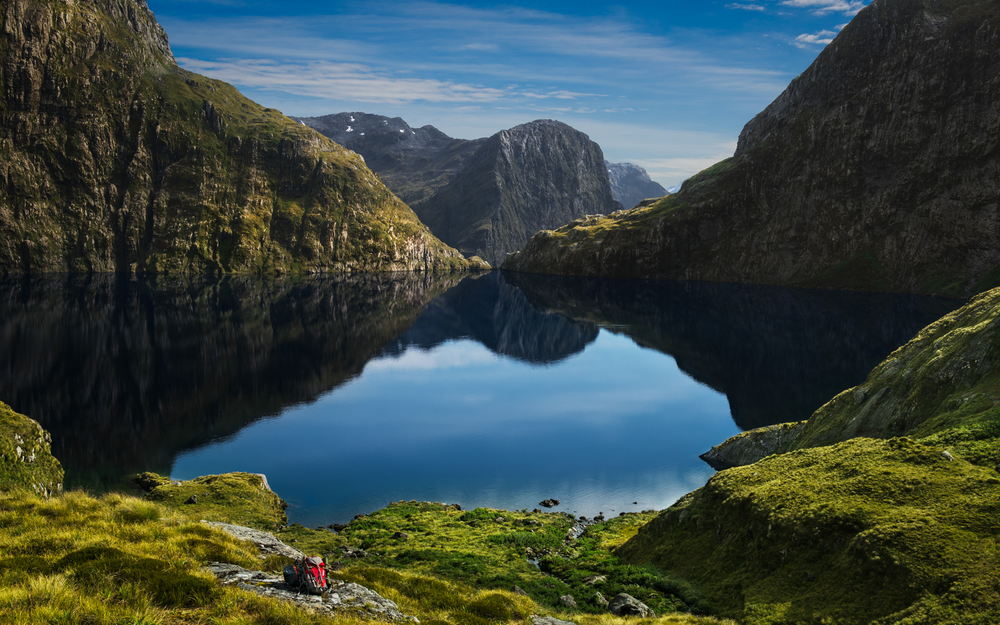
#> input picture lake.png, 1000 x 625 px, shrunk from 1920 x 1200 before the run
$ jupyter execute LinAlgebraSVD.ipynb
#> lines starting #> are read from the running program, lines starting #| are printed output that depends on the picture
[cell 1]
import numpy as np
import matplotlib.pyplot as plt
import matplotlib

from PIL import Image
image = Image.open('lake.png').convert('L')
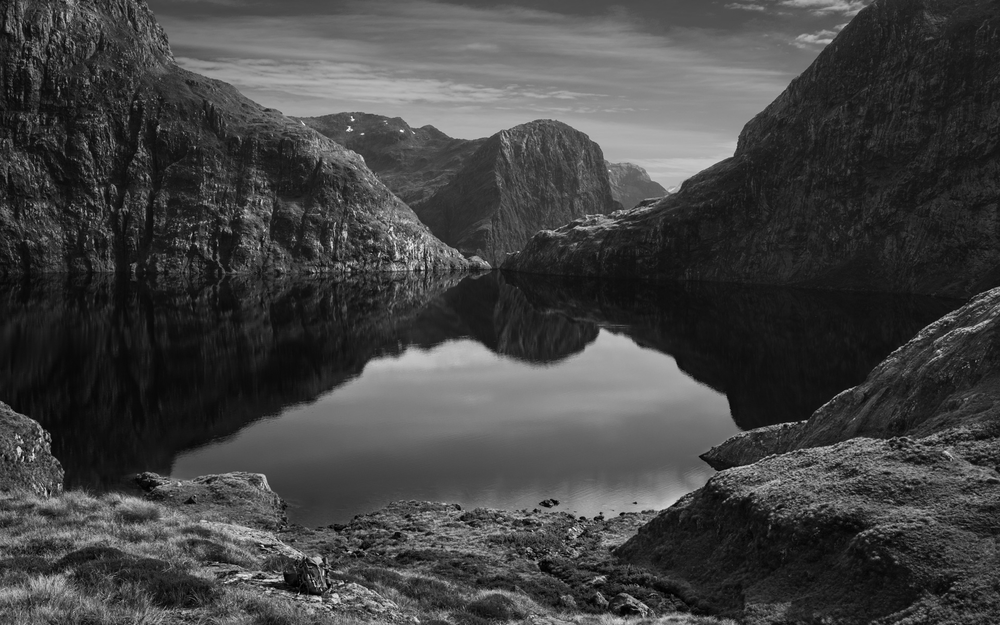
#> image: PIL image 1000x625 L; min 0, max 248, mean 67.1

# Compute the SVD of the image
U, s, V = np.linalg.svd(image)
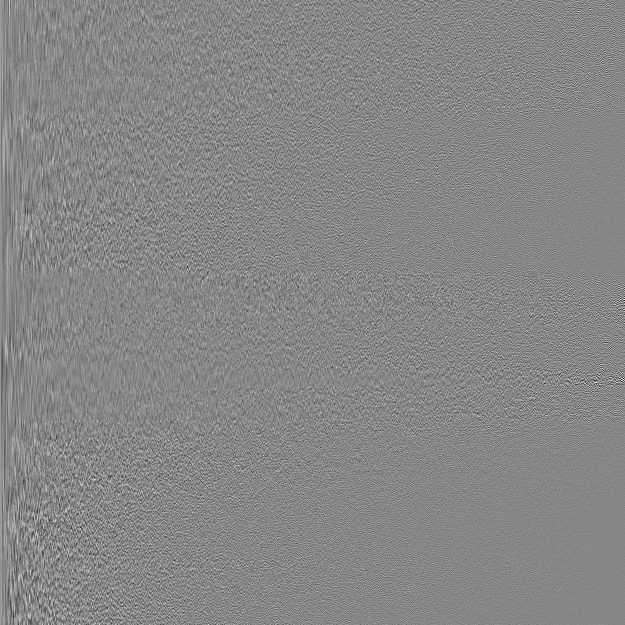
#> U: shape (625, 625) float64; min -0.312, max 0.278, mean 3.87e-05; drawn with min black and max white
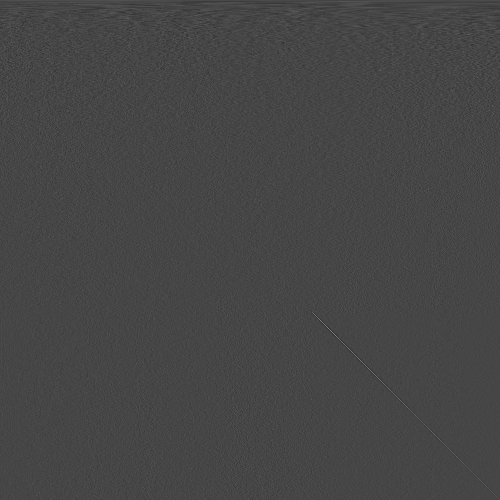
#> V: shape (1000, 1000) float64 (shown at 1/2 size); min -0.273, max 0.717, mean 4.29e-05; drawn with min black and max white
#> s = 625 values, max 58279.2 at index 0, min 20.81 at index 624, mean 590.9

# Reconstruct the image using the first k singular values
k = 100  # choose the number of singular values to use
reconstructed_image = U[:, :k] @ np.diag(s[:k]) @ V[:k, :]
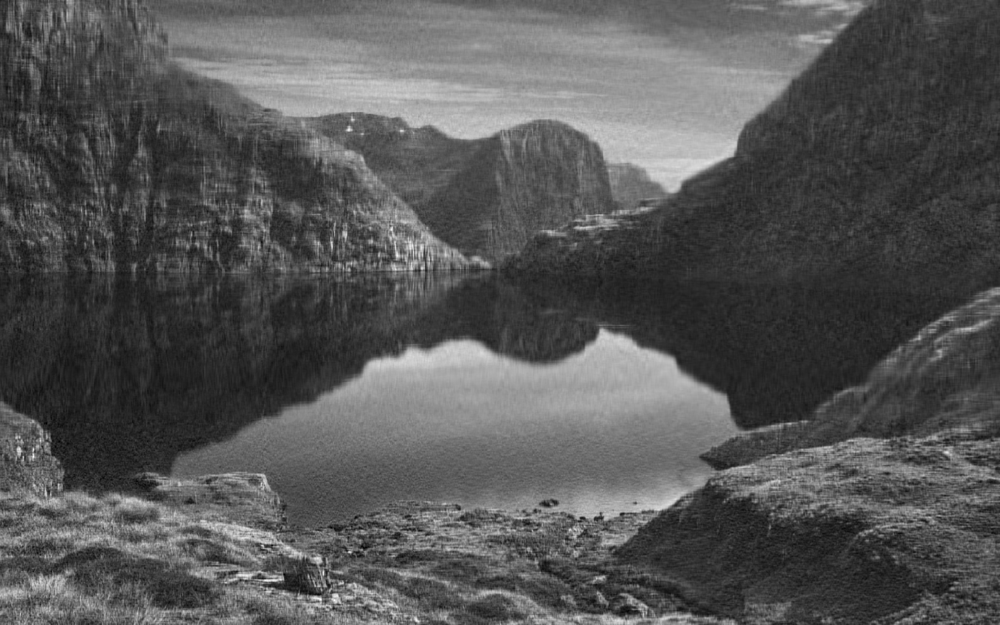
#> reconstructed_image: shape (625, 1000) float64; min -22.5, max 241.9, mean 67.1; drawn with min black and max white

# Display the original and reconstructed images
plt.imshow(image, cmap='gray')
plt.show()
plt.imshow(reconstructed_image, cmap='gray')
plt.show()

#im = Image.fromarray(reconstructed_image)
#im.save("your_file.png")
matplotlib.image.imsave('lake_gray.png', image,cmap='gray')
matplotlib.image.imsave('lake_gray_SVD.png', reconstructed_image,cmap='gray')
